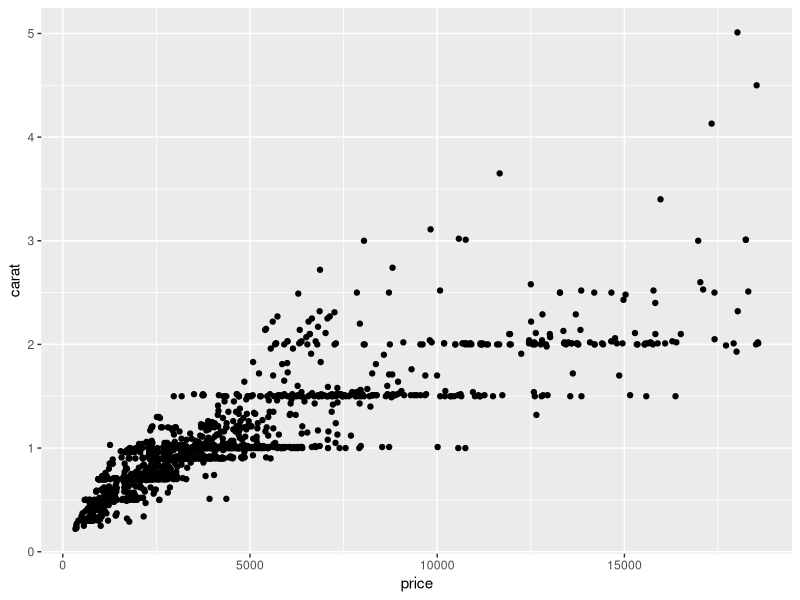
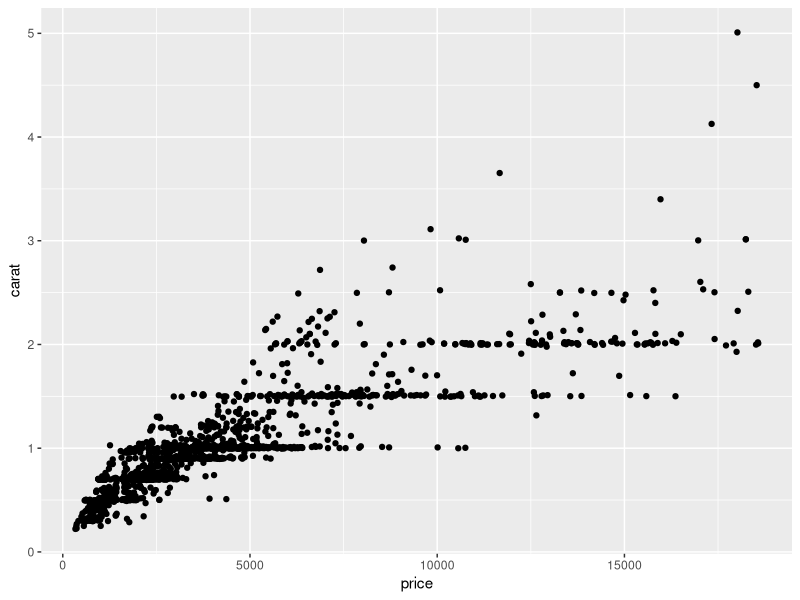

Write the R code that produced these figures, in order.
## ---- chunk 1
knitr::opts_chunk$set(echo = FALSE)
## ---- chunk 2
library(ggplot2)
library(dplyr)
head(diamonds)
diam <- diamonds[,c(1:4,7)]

## ---- chunk 3
fair_diamonds <- diamonds %>%
  filter(cut == "Fair")
ggplot(data = fair_diamonds, aes(x = price, y = carat)) +
  geom_point()
ggplot(data = fair_diamonds, aes(x = price, y = carat)) +
  geom_point(position = "jitter")

